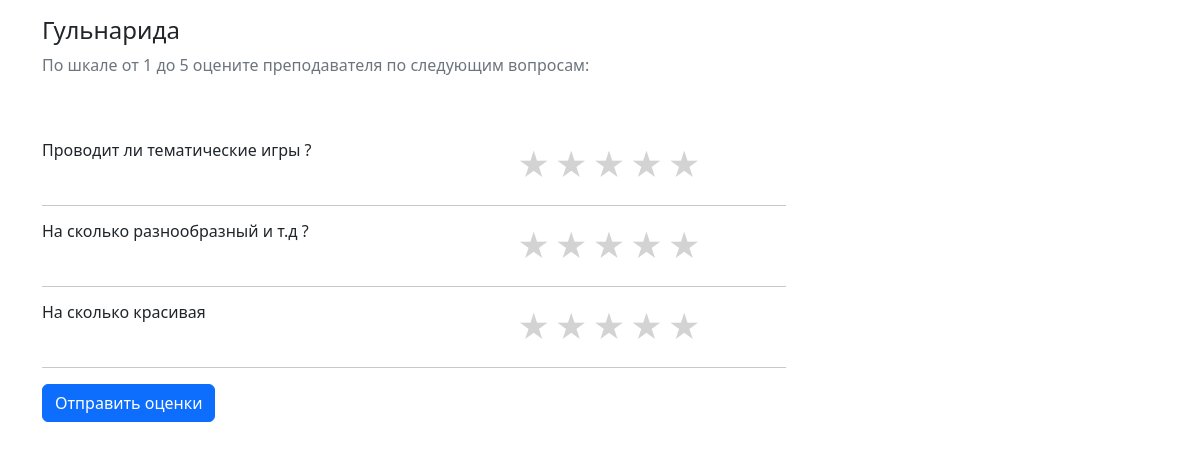
Page /questionnaire/?prepod=1 on the earlier database version.
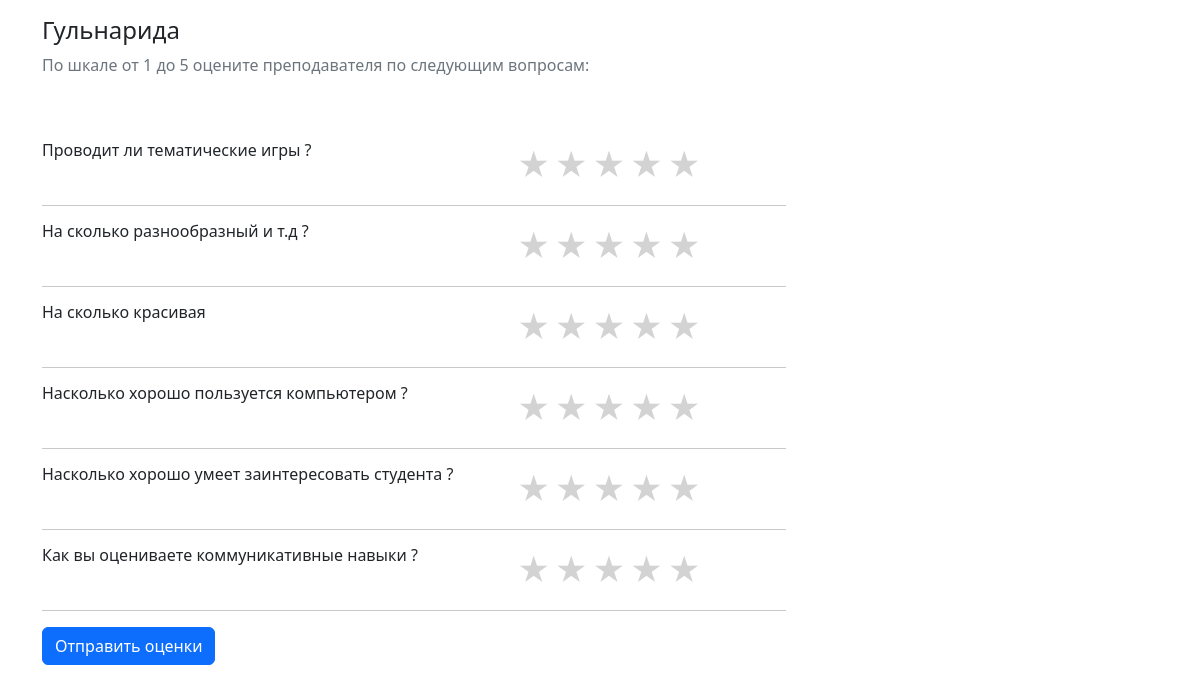
Same page on the later database version.
### main/models.py (models this page shows, shortened)
class Questions(models.Model):
    title = models.CharField(max_length=150)

### main/views.py (the view)
# urls.py: path('questionnaire/', questionnaire, name='questionnaire'),
def questionnaire(request):
    questions = Questions.objects.all()
    prepod_id = request.GET.get('prepod')
    prepod = Prepod.objects.get(pk=prepod_id)
    context = {'prepod': prepod, 'questions': questions}
    return render(request, 'questionnaire.html', context)

### templates/questionnaire.html (shortened to what this page needs)
{% extends 'base.html' %}
{% block main %}
<h4>{{ prepod.name }}</h4>
<p class="text-secondary">По шкале от 1 до 5 оцените преподавателя по следующим вопросам:</p>
<br><br>
<form method="POST" action="{% url 'submit_ratings' %}">
    {% for question in questions %}
    <section class="row">
        <h6 class="col-5">{{ question.title }}</h6>
        <div class="col-6">
            <div class="star-rating" data-rating-id="{{ question.id }}">
                <span class="star" data-value="1">&#9733;</span>
                <span class="star" data-value="2">&#9733;</span>
                <span class="star" data-value="3">&#9733;</span>
                <span class="star" data-value="4">&#9733;</span>
                <span class="star" data-value="5">&#9733;</span>
            </div>
        </div>
    </section>
    <div class="col-8">
        <hr>
    </div>
    {% endfor %}
    <button type="submit" class="btn btn-primary">Отправить оценки</button>
</form>
{% endblock %}

Differences in the rows shown:
added Questions: title "Насколько хорошо пользуется компьютером ?"
added Questions: title "Насколько хорошо умеет заинтересовать студента ?"
added Questions: title "Как вы оцениваете коммуникативные навыки ?"
